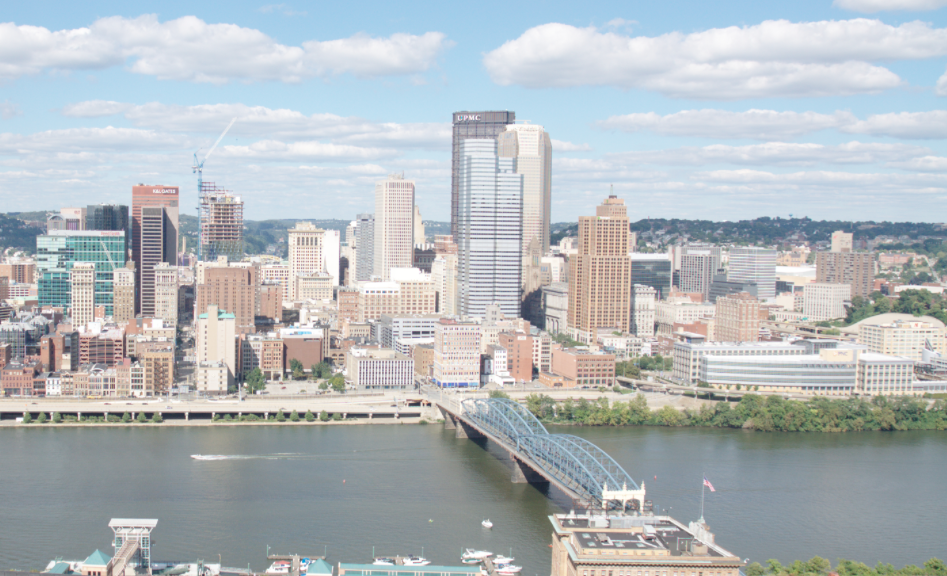
#> input picture data/incline_L.png, 947 x 576 px
$ python BRIEF.py   (older library calls are emulated)
#> lines starting #> are read from the running program, lines starting #| are printed output that depends on the picture
### code/keypointDetect.py
import numpy as np
import cv2

def createGaussianPyramid(im, sigma0=1,
        k=np.sqrt(2), levels=[-1,0,1,2,3,4]):
    if len(im.shape)==3:
        im = cv2.cvtColor(im, cv2.COLOR_BGR2GRAY)
    if im.max()>10:
        im = np.float32(im)/255
    im_pyramid = []
    for i in levels:
        sigma_ = sigma0*k**i
        im_pyramid.append(cv2.GaussianBlur(im, (0,0), sigma_))
    im_pyramid = np.stack(im_pyramid, axis=-1)
    return im_pyramid

# [7 lines left out: function displayPyramid, not called in this run]

def createDoGPyramid(gaussian_pyramid, levels=[-1,0,1,2,3,4]):
    '''
    Produces DoG Pyramid
    Inputs
    Gaussian Pyramid - A matrix of grayscale images of size
                        [imH, imW, len(levels)]
    levels      - the levels of the pyramid where the blur at each level is
                   outputs
    DoG Pyramid - size (imH, imW, len(levels) - 1) matrix of the DoG pyramid
                   created by differencing the Gaussian Pyramid input
    '''
    DoG_pyramid = []
    # compute DoG_pyramid here
    for i in range(0, len(levels) - 1):
        # why not [i+1] - [i] ?
        DoG_pyramid.append(gaussian_pyramid[:, :, i + 1] - gaussian_pyramid[:, :, i])
    DoG_pyramid = np.stack(DoG_pyramid, axis= -1)
    DoG_levels = levels[1:]
    return DoG_pyramid, DoG_levels

def computePrincipalCurvature(DoG_pyramid):
    '''
    Takes in DoGPyramid generated in createDoGPyramid and returns
    PrincipalCurvature,a matrix of the same size where each point contains the
    curvature ratio R for the corre-sponding point in the DoG pyramid

    INPUTS
        DoG Pyramid - size (imH, imW, len(levels) - 1) matrix of the DoG pyramid

    OUTPUTS
        principal_curvature - size (imH, imW, len(levels) - 1) matrix where each
                          point contains the curvature ratio R for the
                          corresponding point in the DoG pyramid
    '''
    ##################
    # TO DO ...
    # Compute principal curvature here
    principal_curvature = []
    h = DoG_pyramid.shape[0]
    w = DoG_pyramid.shape[1]
    for k in range(0, DoG_pyramid.shape[2]):
      Dxx = cv2.Sobel(DoG_pyramid[:, :, k], cv2.CV_32F, 2, 0)
      Dxy = cv2.Sobel(DoG_pyramid[:, :, k], cv2.CV_32F, 1, 1)
      Dyy = cv2.Sobel(DoG_pyramid[:, :, k], cv2.CV_32F, 0, 2)
      curvature_level = np.zeros((h, w))

      # non-for-loop method
      H = np.zeros((h, w, 2, 2))
      H[:, :, 0, 0] = Dxx[:, :]
      H[:, :, 0, 1] = Dxy[:, :]
      H[:, :, 1, 0] = Dxy[:, :]
      H[:, :, 1, 1] = Dyy[:, :]
      eig = np.linalg.eigvals(H[:, :])
      curvature_level[:, :] = ((eig[:, :, 0] + eig[:, :, 1]) ** 2) / np.linalg.det(H[:, :])

      # [10 lines of commented-out code are left out]
      principal_curvature.append(curvature_level)
    principal_curvature = np.stack(principal_curvature, axis=-1) # change the shape, let L be the last dim
    return principal_curvature

def getLocalExtrema(DoG_pyramid, DoG_levels, principal_curvature,
        th_contrast=0.03, th_r=12):
    '''
    Returns local extrema points in both scale and space using the DoGPyramid

    INPUTS
        DoG_pyramid - size (imH, imW, len(levels) - 1) matrix of the DoG pyramid
        DoG_levels  - The levels of the pyramid where the blur at each level is
                      outputs
        principal_curvature - size (imH, imW, len(levels) - 1) matrix contains the
                      curvature ratio R
        th_contrast - remove any point that is a local extremum but does not have a
                      DoG response magnitude above this threshold
        th_r        - remove any edge-like points that have too large a principal
                      curvature ratio
     OUTPUTS
        locsDoG - N x 3 matrix where the DoG pyramid achieves a local extrema in both
               scale and space, and also satisfies the two thresholds.
    '''
    locsDoG = None
    ##############
    #  TO DO ...
    # Compute locsDoG here
    padded = np.zeros(np.array(DoG_pyramid.shape) + 2)
    padded[1 : -1 , 1 : -1, 1 : -1] = DoG_pyramid
    compare_max = np.zeros([10, *DoG_pyramid.shape])
    compare_min = np.zeros([10, *DoG_pyramid.shape])
    for c, p, pad in [(compare_max, DoG_pyramid, padded), (compare_min, -DoG_pyramid, -padded)]:
        c[0] = p > pad[:-2,  :-2,  1 : -1] # (x, y) > (x-1, y-1)
        c[1] = p > pad[:-2,  1:-1, 1:-1]
        c[2] = p > pad[:-2,  2:,   1:-1]
        c[3] = p > pad[1:-1, :-2,  1:-1]
        c[4] = p > pad[1:-1, 2:,   1:-1]
        c[5] = p > pad[2:,   :-2,  1:-1]
        c[6] = p > pad[2:,   1:-1, 1:-1]
        c[7] = p > pad[2:,   2:,   1:-1]
        c[8] = p > pad[1:-1, 1:-1, :-2]
        c[9]= p > pad[1:-1, 1:-1, 2:]
    max = np.ones(DoG_pyramid.shape)
    min = np.ones(DoG_pyramid.shape)
    for i in range(0, 10):
        max = np.logical_and(max, compare_max[i])
        min = np.logical_and(min, compare_min[i])
    extrema = np.logical_or(max, min)

    magnitude_check = np.zeros(DoG_pyramid.shape)
    curvature_check = np.zeros(DoG_pyramid.shape)
    final = extrema

    magnitude_check = DoG_pyramid > th_contrast
    curvature_check = principal_curvature < th_r
    final = np.logical_and(final, magnitude_check)
    final = np.logical_and(final, curvature_check)

    locsDoG = np.stack(np.nonzero(final), axis=-1) # change 3xN to Nx3
    locsDoG[:, [0,1]] = locsDoG[:, [1,0]] # swap the y, x column to x, y
    #print(locsDoG.shape)
    return locsDoG


def DoGdetector(im, sigma0=1, k=np.sqrt(2), levels=[-1,0,1,2,3,4],
                th_contrast=0.03, th_r=12):
    '''
    Putting it all together

    Inputs          Description
    --------------------------------------------------------------------------
    im              Grayscale image with range [0,1].

    sigma0          Scale of the 0th image pyramid.

    k               Pyramid Factor.  Suggest sqrt(2).

    levels          Levels of pyramid to construct. Suggest -1:4.

    th_contrast     DoG contrast threshold.  Suggest 0.03.

    th_r            Principal Ratio threshold.  Suggest 12.

    Outputs         Description
    --------------------------------------------------------------------------

    locsDoG         N x 3 matrix where the DoG pyramid achieves a local extrema
                    in both scale and space, and satisfies the two thresholds.

    gauss_pyramid   A matrix of grayscale images of size (imH,imW,len(levels))
    '''
    ##########################
    # TO DO ....
    # compupte gauss_pyramid, gauss_pyramid here
    gauss_pyramid = createGaussianPyramid(im, sigma0, k, levels)
    DoG_pyr, DoG_levels = createDoGPyramid(gauss_pyramid, levels)
    pc_curvature = computePrincipalCurvature(DoG_pyr)
    locsDoG = getLocalExtrema(DoG_pyr, DoG_levels, pc_curvature, th_contrast, th_r)


    return locsDoG, gauss_pyramid


# [29 lines that do not run on import are left out]

### code/BRIEF.py
import numpy as np
import cv2
import os
from scipy.spatial.distance import cdist
from keypointDetect import DoGdetector

import matplotlib.pyplot as plt


def makeTestPattern(patch_width=9, nbits=256):
    '''
    Creates Test Pattern for BRIEF

    Run this routine for the given parameters patch_width = 9 and n = 256

    INPUTS
    patch_width - the width of the image patch (usually 9)
    nbits      - the number of tests n in the BRIEF descriptor

    OUTPUTS
    compareX and compareY - LINEAR indices into the patch_width x patch_width image
                            patch and are each (nbits,) vectors.
    '''
    #############################
    # TO DO ...
    # Generate testpattern here
    compareX = np.random.randint(-patch_width / 2, patch_width / 2, (nbits, 2))
    compareY = np.random.randint(-patch_width / 2, patch_width / 2, (nbits, 2))
    # result = np.column_stack((compareX, compareY))
    # np.save('../results/testPattern.npy', result)
    # print(np.load('testPattern.npy').shape)
    return  compareX, compareY

# load test pattern for Brief
test_pattern_file = '../results/testPattern.npy'
if os.path.isfile(test_pattern_file):
    # load from file if exists
    compareX, compareY = np.load(test_pattern_file)
else:
    # produce and save patterns if not exist
    compareX, compareY = makeTestPattern()
    if not os.path.isdir('../results'):
        os.mkdir('../results')
    np.save(test_pattern_file, [compareX, compareY])
#print(np.load(test_pattern_file).shape)
def computeBrief(im, gaussian_pyramid, locsDoG, k, levels,
    compareX, compareY):
    '''
    Compute Brief feature
     INPUT
     locsDoG - locsDoG are the keypoint locations returned by the DoG
               detector.
     levels  - Gaussian scale levels that were given in Section1.
     compareX and compareY - linear indices into the
                             (patch_width x patch_width) image patch and are
                             each (nbits,) vectors.


     OUTPUT
     locs - an m x 3 vector, where the first two columns are the image
    		 coordinates of keypoints and the third column is the pyramid
            level of the keypoints.
     desc - an m x n bits matrix of stacked BRIEF descriptors. m is the number
            of valid descriptors in the image and will vary.
    '''
    ##############################
    # TO DO ...
    # compute locs, desc here
    locs = []
    desc = []
    for kp in locsDoG:
        if kp[0] > 3 and kp[0] < im.shape[1] - 4 and kp[1] > 3 and kp[1] < im.shape[0] - 4:
            locs.append(kp)
            temp = gaussian_pyramid[kp[1] + compareX[:, 1], kp[0] + compareX[:, 0], 0] \
                 < gaussian_pyramid[kp[1] + compareY[:, 1], kp[0] + compareY[:, 0], 0]
            # what about this
            # temp = gaussian_pyramid[compareX[:, 0:1], 0] > gaussian_pyramid[compareY[:, 0:1], 0]
            desc.append(temp)
    locs = np.array(locs)
    desc = np.array(desc)
    # print(desc.shape)
    return locs, desc


def briefLite(im):
    '''
    INPUTS
    im - gray image with values between 0 and 1

    OUTPUTS
    locs - an m x 3 vector, where the first two columns are the image coordinates
            of keypoints and the third column is the pyramid level of the keypoints
    desc - an m x n bits matrix of stacked BRIEF descriptors.
            m is the number of valid descriptors in the image and will vary
            n is the number of bits for the BRIEF descriptor
    '''
    ###################
    # TO DO ...
    locsDoG, gaussian_pyramid = DoGdetector(im)
    levels=[-1,0,1,2,3,4] # hard code this?
    k=np.sqrt(2)
    locs, desc = computeBrief(im, gaussian_pyramid, locsDoG, k, levels, compareX, compareY)
    return locs, desc

def briefMatch(desc1, desc2, ratio=0.8):
    '''
    performs the descriptor matching
    inputs  : desc1 , desc2 - m1 x n and m2 x n matrix. m1 and m2 are the number of keypoints in image 1 and 2.
                                n is the number of bits in the brief
    outputs : matches - p x 2 matrix. where the first column are indices
                                        into desc1 and the second column are indices into desc2
    '''
    D = cdist(np.float32(desc1), np.float32(desc2), metric='hamming')
    # find smallest distance
    ix2 = np.argmin(D, axis=1)
    d1 = D.min(1)
    # find second smallest distance
    d12 = np.partition(D, 2, axis=1)[:,0:2]
    d2 = d12.max(1)
    r = d1/(d2+1e-10)
    is_discr = r<ratio
    ix2 = ix2[is_discr]
    ix1 = np.arange(D.shape[0])[is_discr]

    matches = np.stack((ix1,ix2), axis=-1)
    return matches

def plotMatches(im1, im2, matches, locs1, locs2):
    fig = plt.figure()
    # draw two images side by side
    imH = max(im1.shape[0], im2.shape[0])
    im = np.zeros((imH, im1.shape[1]+im2.shape[1]), dtype='uint8')
    im[0:im1.shape[0], 0:im1.shape[1]] = cv2.cvtColor(im1, cv2.COLOR_BGR2GRAY)
    im[0:im2.shape[0], im1.shape[1]:] = cv2.cvtColor(im2, cv2.COLOR_BGR2GRAY)
    plt.imshow(im, cmap='gray')
    for i in range(matches.shape[0]):
        pt1 = locs1[matches[i,0], 0:2]
        pt2 = locs2[matches[i,1], 0:2].copy()
        pt2[0] += im1.shape[1]
        x = np.asarray([pt1[0], pt2[0]])
        y = np.asarray([pt1[1], pt2[1]])
        plt.plot(x,y,'r')
        plt.plot(x,y,'g.')
    plt.show()


if __name__ == '__main__':
    # test makeTestPattern
    compareX, compareY = makeTestPattern()

    # [13 lines of commented-out code are left out]
    im1 = cv2.imread('../data/incline_L.png')
#> im1 is the input picture: shape (576, 947, 3); mean B, G, R 188.8, 185.2, 178.7
    im2 = cv2.imread('../data/incline_R.png')
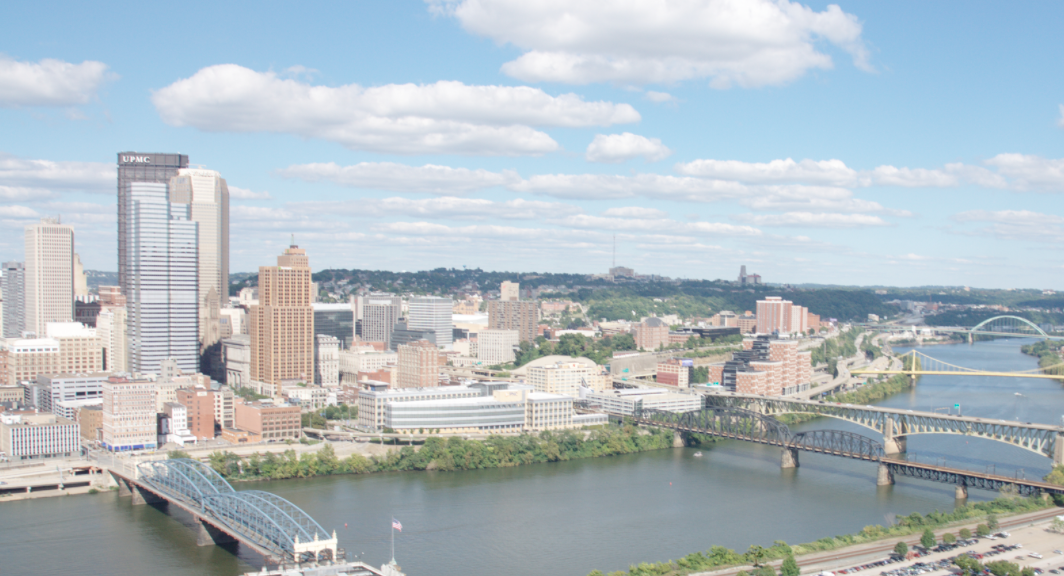
#> input picture data/incline_R.png, 1064 x 576 px
#> im2 is the input picture: shape (576, 1064, 3); mean B, G, R 195.1, 188.5, 177.3
    locs1, desc1 = briefLite(im1)
#> the loop in createGaussianPyramid, `for i in levels:` made 6 passes
#> sigma_ on passes 1 to 6: 0.707, 1, 1.41, 2, 2.83, 4
#> after the loop in createGaussianPyramid, `for i in levels:`: im_pyramid = 6 items
#> after the loop in createDoGPyramid, `for i in range(0, len(levels) - 1):`: DoG_pyramid = 5 items
#> in DoGdetector, `DoG_pyr, DoG_levels = createDoGPyramid(gauss_pyramid, levels)`: DoG_levels = [0, 1, 2, 3, 4]
#> the loop in computePrincipalCurvature, `for k in range(0, DoG_pyramid.shape[2]):` made 5 passes
#> pass 1, in computePrincipalCurvature, `Dxy = cv2.Sobel(DoG_pyramid[:, :, k], cv2.CV_32F, 1, 1)`:
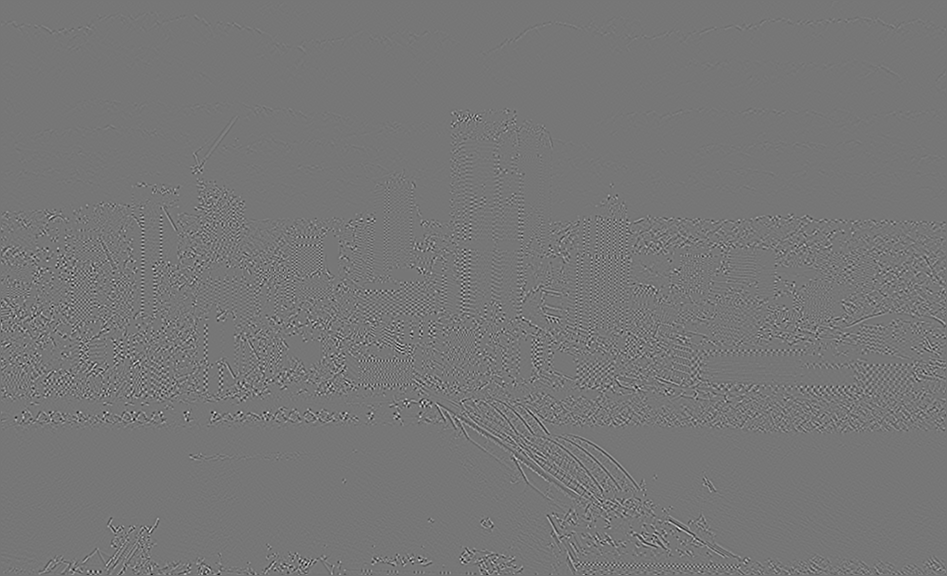
#> Dxy: shape (576, 947) float32; min -0.151, max 0.173, mean 3.05e-08; drawn with min black and max white
#> after the loop in computePrincipalCurvature, `for k in range(0, DoG_pyramid.shape[2]):`: principal_curvature = 5 items
#> the loop in getLocalExtrema, `for c, p, pad in [(compare_max, DoG_pyramid, padded), (compare_min, -D..` made 2 passes
#> the loop in computeBrief, `for kp in locsDoG:` made 4251 passes
#> kp on passes 1 to 3: [507, 112, 1], [467, 113, 2], [507, 113, 2]
#> after the loop in computeBrief, `for kp in locsDoG:`: desc = 4171 items; locs = 4171 items, first 6: [507, 112, 1], [467, 113, 2], [507, 113, 2], [513, 113, 1], [454, 114, 2], [509, 115, 4]
    locs2, desc2 = briefLite(im2)
#> call 2 of createGaussianPyramid, with sigma0 = 1, k = 1.41
#> in createGaussianPyramid (call 2), `im = cv2.cvtColor(im, cv2.COLOR_BGR2GRAY)`:
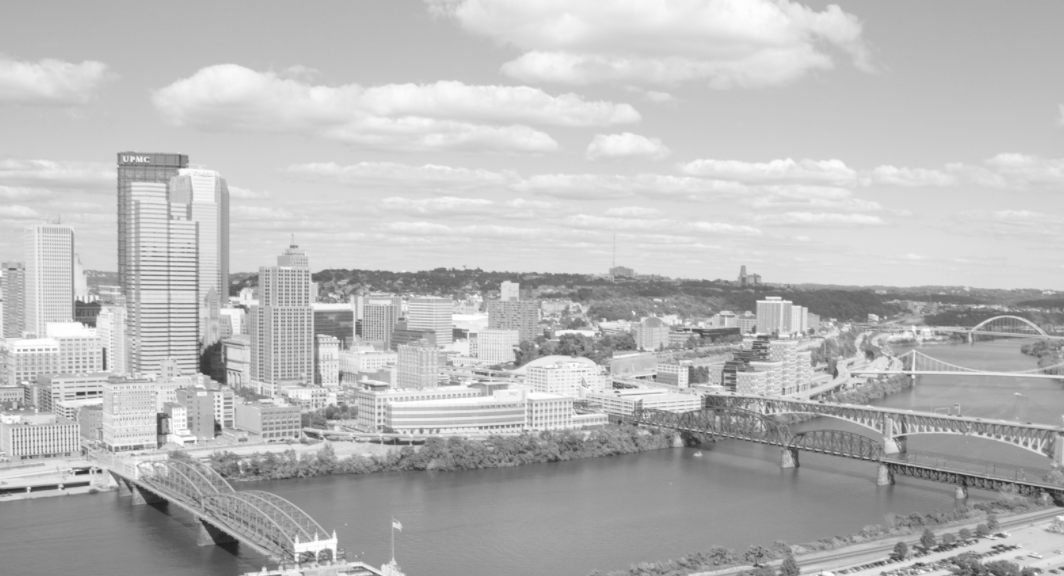
#> im: shape (576, 1064); min 31, max 255, mean 185.9
#> the loop in createGaussianPyramid (call 2), `for i in levels:` made 6 passes
#> the loop in computePrincipalCurvature (call 2), `for k in range(0, DoG_pyramid.shape[2]):` made 5 passes
#> pass 1, in computePrincipalCurvature (call 2), `Dyy = cv2.Sobel(DoG_pyramid[:, :, k], cv2.CV_32F, 0, 2)`:
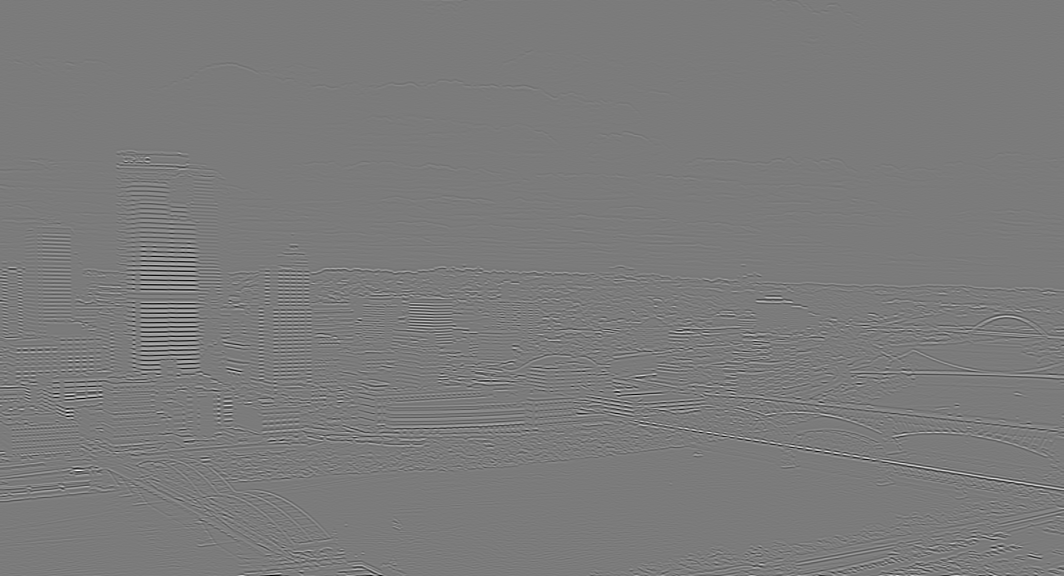
#> Dyy: shape (576, 1064) float32; min -0.47, max 0.501, mean -7.4e-06; drawn with min black and max white
#> the loop in getLocalExtrema (call 2), `for c, p, pad in [(compare_max, DoG_pyramid, padded), (compare_min, -D..` made 2 passes
#> in getLocalExtrema (call 2), `locsDoG = np.stack(np.nonzero(final), axis=-1)`: locsDoG = 2531 rows, first 8: [154, 118, 1], [154, 134, 2], [154, 139, 2], [155, 119, 3], [156, 180, 2], [157, 180, 3], [157, 186, 2], [158, 126, 0]
#> in DoGdetector (call 2), `locsDoG = getLocalExtrema(DoG_pyr, DoG_levels, pc_curvature, th_contra..`: locsDoG = 2531 rows, first 8: [118, 154, 1], [134, 154, 2], [139, 154, 2], [119, 155, 3], [180, 156, 2], [180, 157, 3], [186, 157, 2], [126, 158, 0]
#> the loop in computeBrief (call 2), `for kp in locsDoG:` made 2531 passes
#> in computeBrief (call 2), `locs = np.array(locs)`: locs = 2487 rows, first 8: [118, 154, 1], [134, 154, 2], [139, 154, 2], [119, 155, 3], [180, 156, 2], [180, 157, 3], [186, 157, 2], [126, 158, 0]
#> locs2 has the same summary as locs in computeBrief
    matches = briefMatch(desc1, desc2)
#> in briefMatch, `D = cdist(np.float32(desc1), np.float32(desc2), metric='hamming')`:
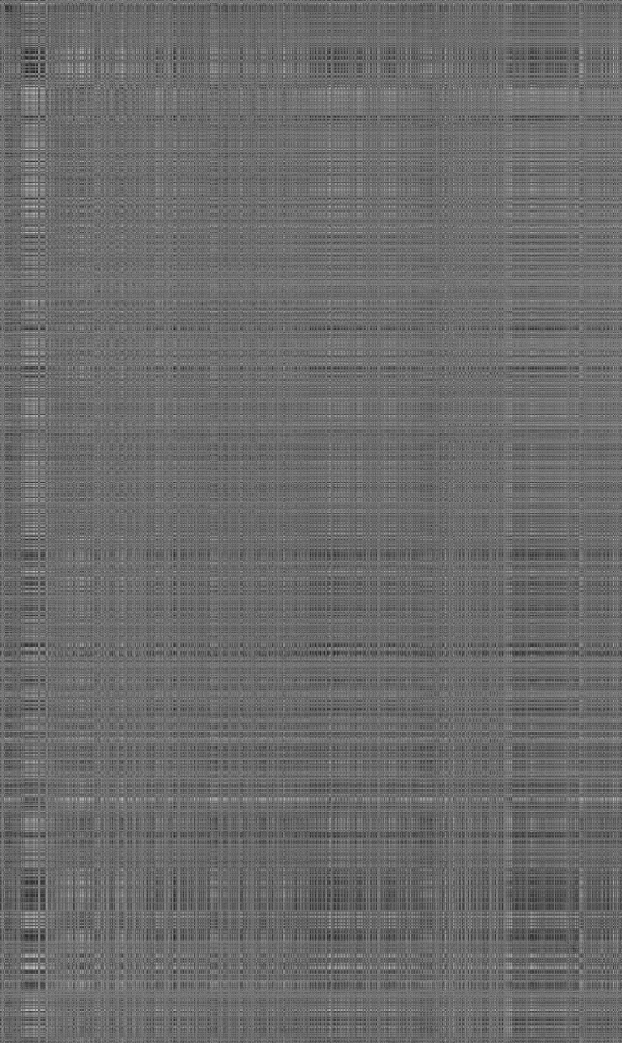
#> D: shape (4171, 2487) float64 (shown at 1/4 size); min 0.00391, max 0.918, mean 0.424
#> in briefMatch, `ix2 = np.argmin(D, axis=1)`: ix2 = 4171 values, max 2486 at index 3252, min 0 at index 195, mean 1095.7
#> in briefMatch, `d1 = D.min(1)`: d1 = 4171 values, max 0.324 at index 2639, min 0.00391 at index 12, mean 0.124
#> in briefMatch, `d12 = np.partition(D, 2, axis=1)[:,0:2]`: d12 = 4171 pairs, first value 0.00391 to 0.324, second value 0.0234 to 0.324
#> in briefMatch, `d2 = d12.max(1)`: d2 = 4171 values, max 0.324 at index 2639, min 0.0234 at index 1386, mean 0.14
#> in briefMatch, `r = d1/(d2+1e-10)`: r = 4171 values, max 1 at index 2639, min 0.05 at index 12, mean 0.874
#> in briefMatch, `ix2 = ix2[is_discr]`: ix2 = 847 values, max 2486 at index 666, min 1 at index 0, mean 1038.8
#> in briefMatch, `ix1 = np.arange(D.shape[0])[is_discr]`: ix1 = 847 values from 1 to 4158
#> in briefMatch, `matches = np.stack((ix1,ix2), axis=-1)`: matches = 847 pairs, first value 1 to 4158, second value 1 to 2486
    plotMatches(im1,im2,matches,locs1,locs2)
#> in plotMatches, `im[0:im2.shape[0], im1.shape[1]:] = cv2.cvtColor(im2, cv2.COLOR_BGR2GR..`:
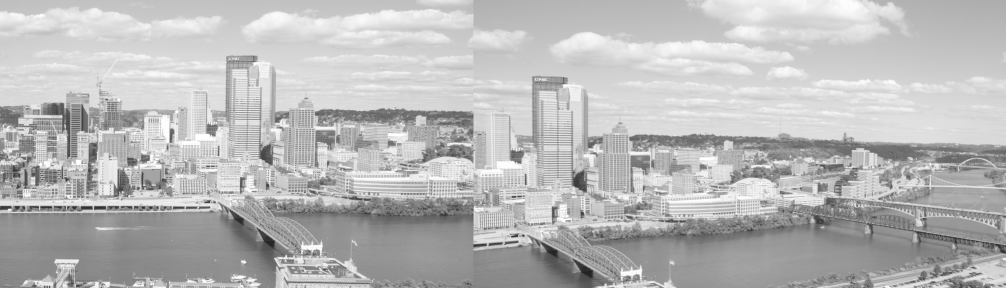
#> im: shape (576, 2011) (shown at 1/2 size); min 31, max 255, mean 184.8
#> the loop in plotMatches, `for i in range(matches.shape[0]):` made 847 passes
#> (pt1, x, y) on passes 1 to 3: ([467, 113], [467, 1081], [113, 154]), ([507, 113], [507, 1127], [113, 156]), ([513, 113], [513, 1133], [113, 157])
#> in plotMatches, `plt.show()`:
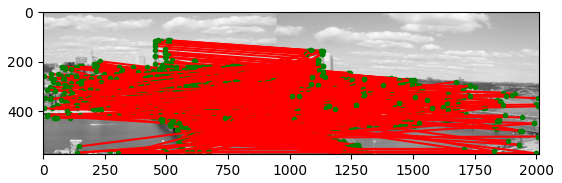
#> figure drawn by matplotlib, 1 panel
